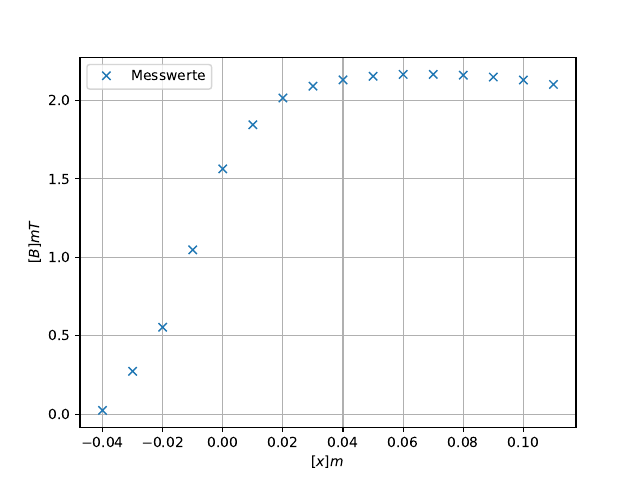

Write the Python code that produced this figure.

import numpy as np
import matplotlib.pyplot as plt
import math
from scipy.optimize import curve_fit
from pylab import figure, axes, pie, title, show



x, y = np.loadtxt('Langesp.txt', unpack=True,delimiter=',')




#def f(x,a,b):
#    return b*np.exp(-2*math.pi*a*x)
#popt, pcov = curve_fit(f, x, y)
#print(popt)
#print(pcov)
#
#x_new = np.linspace(x[0], x[-1], 50000)



#plt.plot(x_new,f(x_new,*popt),'-', label='Ausgleichsrechnug')



plt.figure(1)
plt.plot(x,y,'x', label ='Messwerte')


plt.ylabel('$B/mT$')
plt.xlabel('$x/m$')
plt.grid()
plt.legend()




plt.savefig('Langesp.pdf')
print ('Fertig')
